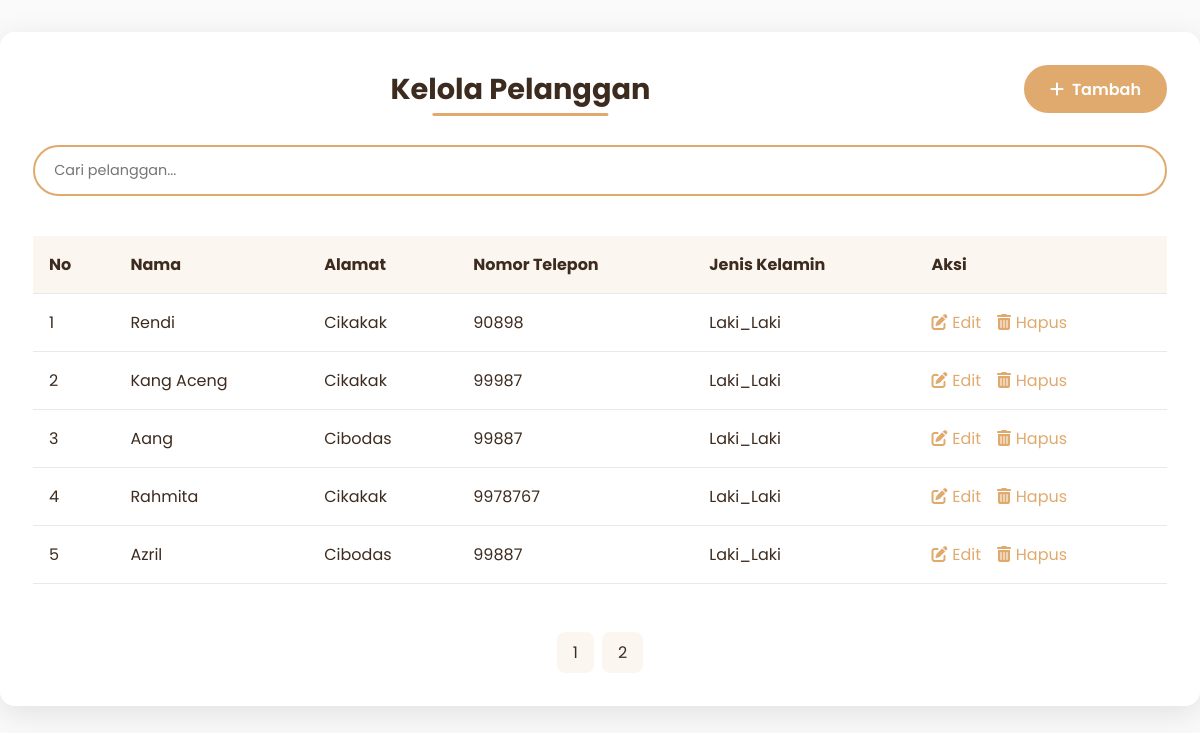
The app's page /admin/pelanggan/pelanggan.php, older data.
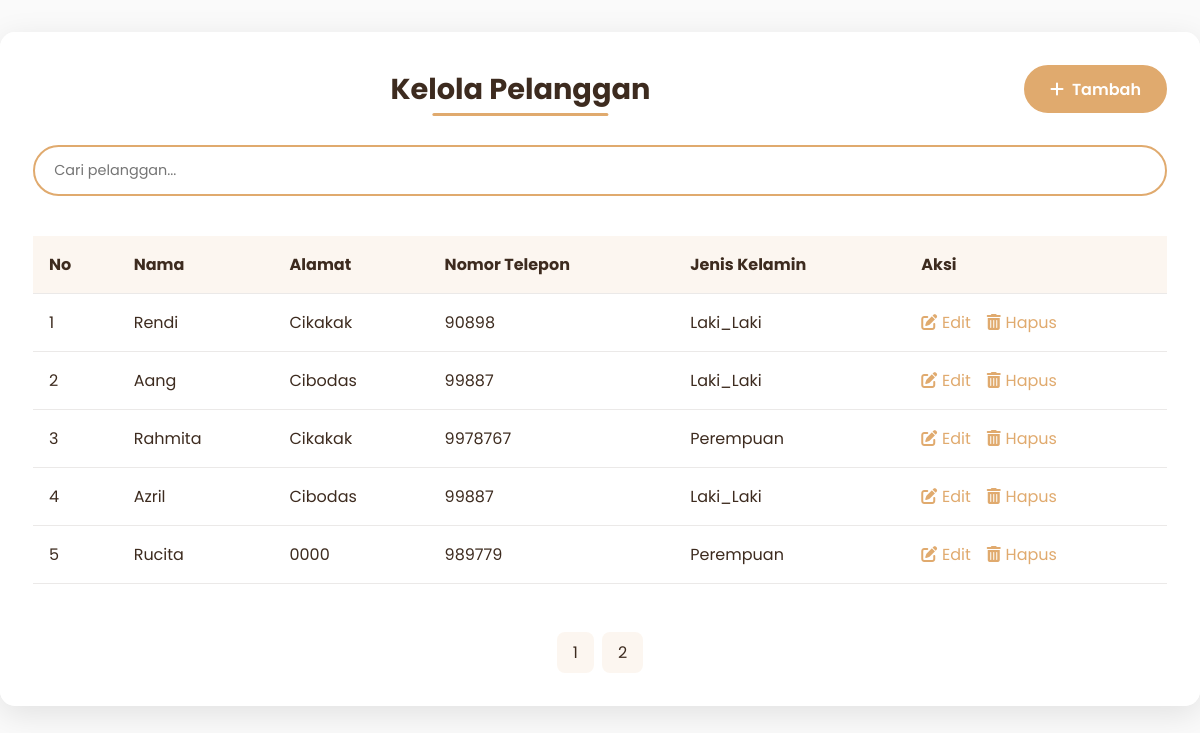
The same page, newer data.
### tables this page shows
CREATE TABLE `pelanggan` (
  `PelangganID` int(10) NOT NULL,
  `NamaPelanggan` varchar(255) DEFAULT NULL,
  `Alamat` text DEFAULT NULL,
  `NomorTelepon` varchar(20) DEFAULT NULL,
  `jk` enum('Laki_Laki','Perempuan') NOT NULL
);

### admin/pelanggan/pelanggan.php (the view, shortened to what this page needs)
<?php
$koneksi = new mysqli("localhost", "root", "", "kasir_reddra");
$results_per_page = 5;
$page = isset($_GET['page']) ? intval($_GET['page']) : 1;
$start_from = ($page - 1) * $results_per_page;
$sql = "SELECT * FROM pelanggan LIMIT $start_from, $results_per_page";
$result = $koneksi->query($sql);
$sql_total = "SELECT COUNT(PelangganID) AS total FROM pelanggan";
$result_total = $koneksi->query($sql_total);
$row_total = $result_total->fetch_assoc();
$total_pages = ceil($row_total["total"] / $results_per_page);
?>
<!DOCTYPE html>
<html>
<head>
    <link rel="stylesheet" href="https://cdnjs.cloudflare.com/ajax/libs/font-awesome/6.4.0/css/all.min.css">
</head>
<body>
    <div class="glass-panel">
        <div class="header">
            <div class="title-wrapper">
                <h2 class="page-title">Kelola Pelanggan</h2>
            </div>
            <div class="btn-group">
                <a href="tambah_pelanggan.php" class="btn btn-primary">
                    <i class="fas fa-plus"></i> Tambah
                </a>
            </div>
        </div>
        <div class="search-box">
            <input type="text" class="search-input" placeholder="Cari pelanggan..." id="searchInput">
        </div>
        <div class="table-container">
            <table class="data-table">
                <thead>
                    <tr>
                        <th>No</th>
                        <th>Nama</th>
                        <th>Alamat</th>
                        <th>Nomor Telepon</th>
                        <th>Jenis Kelamin</th>
                        <th>Aksi</th>
                    </tr>
                </thead>
                <tbody id="tableBody">
                    <?php if ($result && $result->num_rows > 0): ?>
                    <?php $no = 1 + ($page - 1) * $results_per_page; ?>
                    <?php while($row = $result->fetch_assoc()): ?>
                    <tr>
                        <td><?= $no++ ?></td>
                        <td><?= htmlspecialchars($row['NamaPelanggan']) ?></td>
                        <td><?= htmlspecialchars($row['Alamat']) ?></td>
                        <td><?= htmlspecialchars($row['NomorTelepon']) ?></td>
                        <td><?= htmlspecialchars($row['jk']) ?></td>
                        <td>
                            <div class="action-links">
                                <a href="edit_pelanggan.php?id=<?= $row['PelangganID'] ?>" class="action-link">
                                    <i class="fas fa-edit"></i> Edit
                                </a>
                                <a href="#" class="action-link delete-btn" data-id="<?= $row['PelangganID'] ?>">
                                    <i class="fas fa-trash-alt"></i> Hapus
                                </a>
                            </div>
                        </td>
                    </tr>
                    <?php endwhile; ?>
                    <?php else: ?>
                    <tr>
                        <td colspan="6" style="text-align: center; padding: 2rem;">Tidak ada data pelanggan</td>
                    </tr>
                    <?php endif; ?>
                </tbody>
            </table>
        </div>
        <?php if ($total_pages > 1): ?>
        <div class="pagination">
            <?php for ($i = 1; $i <= $total_pages; $i++): ?>
            <a href="?page=<?= $i ?>" class="page-item <?= $i == $page ? 'active' : '' ?>"><?= $i ?></a>
            <?php endfor; ?>
        </div>
        <?php endif; ?>
    </div>
</body>
</html>

Row changes from the older to the newer data that the page shows:
removed pelanggan: NamaPelanggan "Kang Aceng", Alamat "Cikakak", NomorTelepon "99987", jk "Laki_Laki"
changed pelanggan "Rahmita": jk "Laki_Laki" → "Perempuan"
now on this page (row edited): pelanggan: NamaPelanggan "Rucita", Alamat "0000", NomorTelepon "989779", jk "Perempuan"
